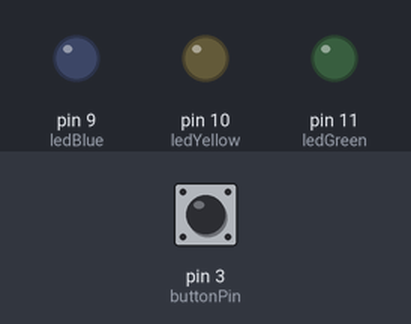
This sketch was run on a simulated Arduino Uno, built with avr-gcc and run on an emulated ATmega328P. On the bench: output pins drawn as LEDs (lit = HIGH). The test bench sets the inputs (shaded band); at power-on: pin 3 (buttonPin) HIGH.

Above: at 1.2 s.
1.3 s: pin 3 (buttonPin) pulled LOW for 0.15 s
At 2.5 s:
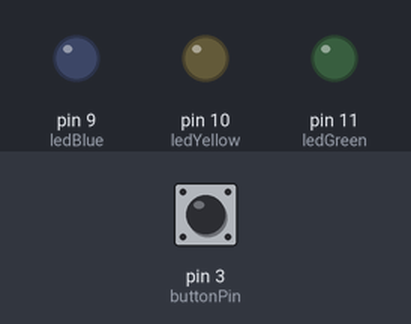
2.9 s: pin 3 (buttonPin) pulled LOW for 1 s
At 3.33 s:
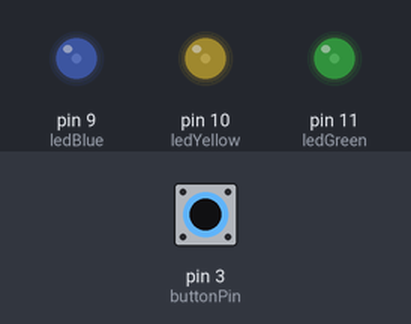
5.9 s: pin 3 (buttonPin) pulled LOW for 3.2 s
At 6.09 s:
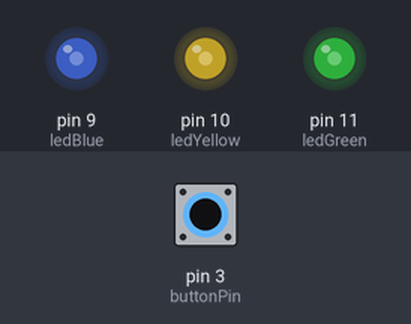
Timing chart, 0 to 10.6 s (numbered marks = the images above; inputs shaded):
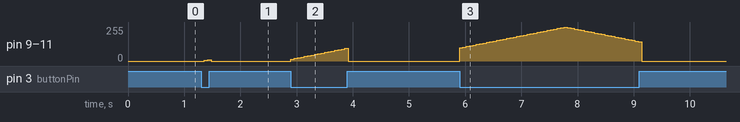

The sketch:

lampuBernapas.ino
```cpp
#define ledBlue 9
#define ledYellow 10
#define ledGreen 11
#define buttonPin 3

int brightness = 0;
int fadeAmount = 5;

void setup() {
  // put your setup code here, to run once:
  pinMode(ledBlue, OUTPUT);
  pinMode(ledYellow, OUTPUT);
  pinMode(ledGreen, OUTPUT);

  pinMode(buttonPin, INPUT_PULLUP);
  // digitalWrite(ledBlue, HIGH);
  // digitalWrite(ledYellow, HIGH);
  // digitalWrite(ledGreen, HIGH);
}

void loop() {
  int statusTombol = digitalRead(buttonPin);

  if(statusTombol == LOW){
     analogWrite(ledBlue, brightness);
  // delay(5000);
  analogWrite(ledYellow, brightness);
  // // delay(1000);
  analogWrite(ledGreen, brightness);
  // delay(5000);

  brightness = brightness + fadeAmount;

  if(brightness <= 0 || brightness >= 255){
    fadeAmount = -fadeAmount;

  if(brightness <= 0){
    // fadeAmount = +fadeAmount;
    delay(1000);
  }
}
  delay(60);
  }else{
    digitalWrite(ledBlue, LOW);
    digitalWrite(ledYellow, LOW);
    digitalWrite(ledGreen, LOW);
  }


  // put your main code here, to run repeatedly:
//   analogWrite(ledBlue, brightness);
//   // delay(5000);
//   analogWrite(ledYellow, brightness);
//   // delay(1000);
//   analogWrite(ledGreen, brightness);
//   // delay(5000);

//   brightness = brightness + fadeAmount;

//   if(brightness >= 255){
//     fadeAmount = -fadeAmount;

//   if(brightness <= 0){
//     delay(1000);
//   }
// }
//   delay(60);
}
```

Measured:
- after the input at 1.3 s, pin 9 (ledBlue), pin 10 (ledYellow), pin 11 (ledGreen): 0/255 → 5/255 after 0.06 s, → 10/255 0.06 s later, → 0/255 0.06 s later
- after the input at 2.9 s, pin 9 (ledBlue), pin 10 (ledYellow), pin 11 (ledGreen): rises from 0/255 to 95/255 in 0.96 s, then falls to 0/255 in 0.06 s
- after the input at 5.9 s, pin 9 (ledBlue), pin 10 (ledYellow), pin 11 (ledGreen): rises from 0/255 to 255/255 in 1.9 s, then falls to 0/255 in 1.4 s
